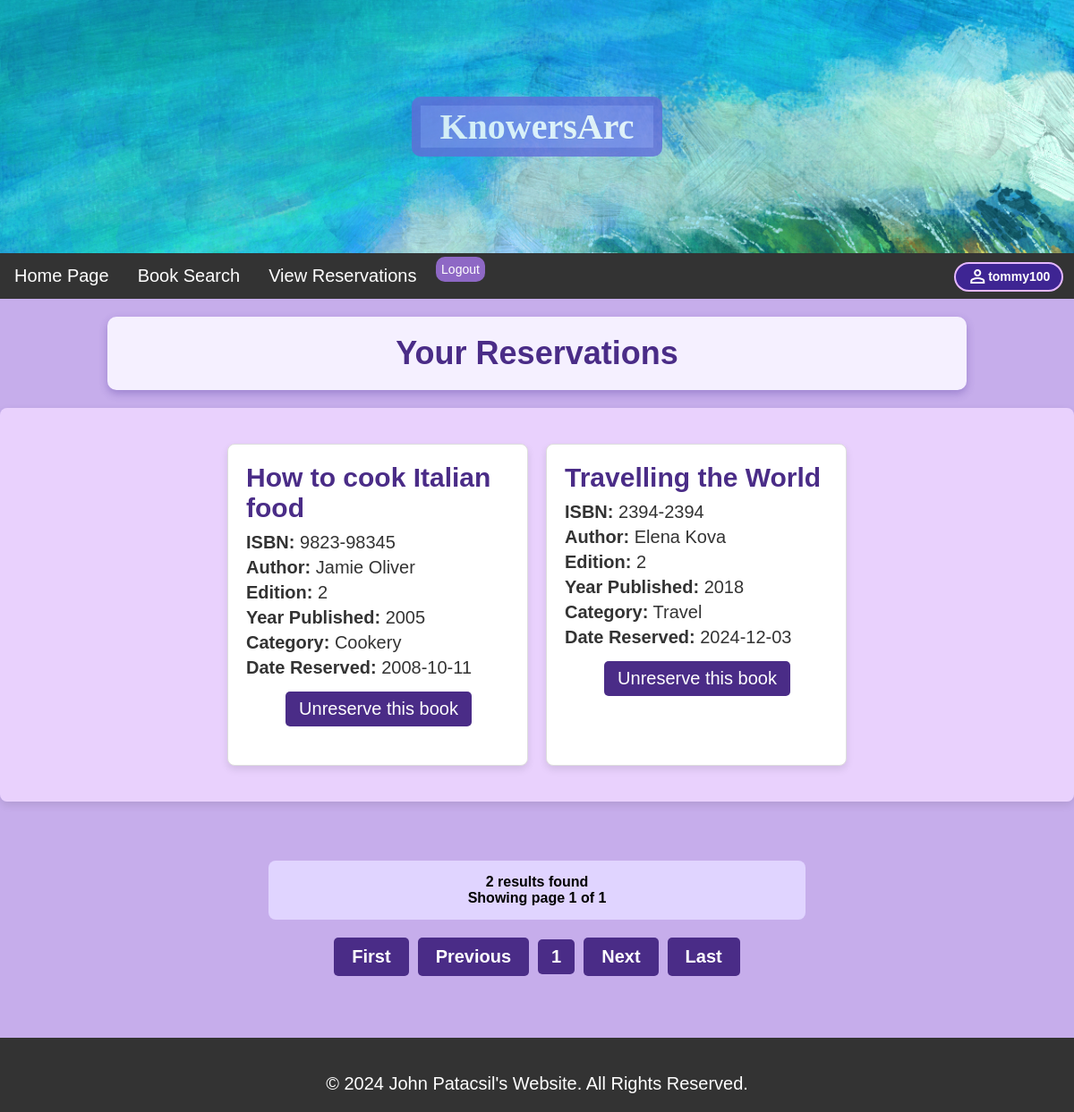
The app's page /reserveview.php (signed in) with its own data.
### tables this page shows
CREATE TABLE IF NOT EXISTS Reservations
(
    ISBN VARCHAR(30),
    Username VARCHAR(30),
    ReservedDate DATE,
   
    CONSTRAINT fk_username
    FOREIGN KEY (Username)
    REFERENCES Users(Username),
   
    CONSTRAINT fk_isbn
    FOREIGN KEY (ISBN)
    REFERENCES Books(ISBN)
);

CREATE TABLE IF NOT EXISTS Books
(
    ISBN VARCHAR(30) PRIMARY KEY,
    BookTitle VARCHAR(30),
    Author VARCHAR(30),
    Edition INT(2),
    YearPublished YEAR,
    Category VARCHAR(3),
    Reserved CHAR(1),
   
    CONSTRAINT fk_category
    FOREIGN KEY (Category)
    REFERENCES Categories(CategoryID)
);

CREATE TABLE IF NOT EXISTS Categories
(
    CategoryID VARCHAR(3) PRIMARY KEY,
    CategoryDescription VARCHAR(30)
);

### includes/unreservepag.inc.php (called while the page is built, shortened)
<?php
if (isset($_SESSION['user_id']))
{
    $start = 0;
    $rows_per_page = 3;
    $username = $_SESSION['user_id'];
    $sql = "SELECT * FROM reservations WHERE Username = '$username'";
    $records = $conn->query($sql);
    if ($records->num_rows == 0)
    {
        $_SESSION['reservations'] = FALSE;
    }
    else
    {
        $nr_of_rows = $records->num_rows;
        $pages = ceil($nr_of_rows / $rows_per_page);
        $small_search = "SELECT * FROM reservations WHERE Username = '$username' LIMIT $start, $rows_per_page";
        $result = $conn->query($small_search);
    }
}

### reserveview.php (the view, shortened to what this page needs)
<?php
require_once "includes/dbh.inc.php";
if (isset($_SESSION['user_id']))
{
    include 'includes/unreservepag.inc.php';
}
?>
<!DOCTYPE html>
<html lang="en">
<head>
    <link rel="stylesheet" href="css/style.css">
</head>
<body>
	<?php include 'includes/header.inc.php'; ?>
	<div class="main-content">
		<div class="content">
			<?php
				echo "<div class='books-title-container'>";
				echo "<h2>Your Reservations</h2>";
				echo "</div>";
				if (isset($_SESSION['user_id']) && $_SESSION['reservations'] === TRUE)
				{
					if ($result->num_rows > 0)
					{
						echo '<div class="book-list-box">';
						echo "<div class='book-container'>";
						while ($row = $result->fetch_assoc())
						{
							$isbn = $row["ISBN"];
							$book_search = "SELECT BookTitle, Author, Edition, YearPublished, Category FROM books WHERE ISBN = '$isbn'";
							$result2 = $conn->query($book_search);
							$book_rows = $result2->fetch_assoc();
							$category = $book_rows["Category"];
							$cat_search = "SELECT CategoryDescription FROM Categories WHERE CategoryID = '$category'";
							$result3 = $conn->query($cat_search);
							$cat_rows = $result3->fetch_assoc();
							echo "<div class='book-box'>";
							echo '<h3 class="book-title">' . $book_rows["BookTitle"] . '</h3>';
							echo "<p><strong>ISBN:</strong> " . $row["ISBN"] . "</p>";
							echo "<p><strong>Author:</strong> " . $book_rows["Author"] . "</p>";
							echo "<p><strong>Edition:</strong> " . $book_rows["Edition"] . "</p>";
							echo "<p><strong>Year Published:</strong> " . $book_rows["YearPublished"] . "</p>";
							echo "<p><strong>Category:</strong> " . $cat_rows["CategoryDescription"] . "</p>";
							echo "<p><strong>Date Reserved:</strong> " . $row["ReservedDate"] . "</p>";
							echo "<form method='POST' style='display:inline;'>";
							echo "<button type='submit' name='unreserve_book' class='reservation-button' value='" . $row["ISBN"] . "'>Unreserve this book</button>";
							echo "</form><br><br>";
							echo "</div>";
						}
						echo "</div>";
						echo "</div>";
					}
				}
				else
				{
					echo '<div class="book-list-box">';
					echo "<h2 class='msg'>You have no reservations at the moment.</h2>";
					echo '</div>';
				}
			?>
			<br><br>
			<?php
			if ($_SESSION['reservations'] === TRUE)
			{
			?>
				</div>
				<div class="page-info">
					<?php
						if (!isset($_GET['page-nr']))
						{
							$page = 1;
						}
						else
						{
							$page = $_GET['page-nr'];
						}
					?>
					<?php echo $nr_of_rows ?> results found <br>
					Showing page <?php echo $page ?> of <?php echo $pages ?>
				</div>
				<div class="pagination">
					<a href="?page-nr=1">First</a>
					<?php
						if (isset($_GET['page-nr']) && $_GET['page-nr'] > 1)
						{
							?>
								<a href="?page-nr= <?php echo $_GET['page-nr'] - 1 ?>" >Previous</a>
							<?php
						}
						else
						{
							?>
								<a>Previous</a>
							<?php
						}
					?>
					<div class="page-numbers">
						<?php
							for($counter = 1; $counter <= $pages; $counter++)
							{
								echo '<a href="?page-nr=' . $counter . '">' . $counter . '</a>';
							}
						?>
					</div>
					<?php
						if (isset($_GET['page-nr']))
						{
							$page = (int)$_GET['page-nr'];
						}
						else
						{
							$page = 1;
						}
						if ($page < $pages)
						{
							echo '<a href="?page-nr=' . ($page + 1) . '">Next</a>';
						}
						else
						{
							echo '<a>Next</a>';
						}
					?>
					<a href="?page-nr=<?php echo $pages ?>">Last</a>
				</div>
			<?php
			}
			?>
		</div>
	<br><br><br>
	<?php include 'includes/footer.inc.php'; ?>
</body>
</html>

### css/style.css (style rules this page uses)
* { margin: 0; padding: 0; box-sizing: border-box; font-size: 20px; }
body { font-family: Arial, Helvetica, sans-serif; margin: 0 auto; min-height: 100vh; background-color: #C6ADEB; }
.books-title-container, .reservations-heading { background-color: #f5f0ff; padding: 20px 30px; border-radius: 10px; box-shadow: 0 4px 10px rgba(62, 37, 147, 0.3); max-width: 80%; margin: 20px auto; text-align: center; font-family: Arial, sans-serif; }
.books-title-container h2 { color: #4a2c87; font-size: 1.8em; font-weight: bold; margin: 0; }
.book-container { display: flex; flex-wrap: wrap; justify-content: center; gap: 20px; padding: 20px; }
.book-list-box { background-color: #edd6ffe7; padding: 20px; border-radius: 8px; box-shadow: 0 4px 10px rgba(0, 0, 0, 0.1); margin: 20px auto; max-width: 1200px; }
.pagination { display: flex; justify-content: center; align-items: center; gap: 10px; margin-top: 20px; }
.pagination a { padding: 10px 20px; background-color: #4a2c87; color: white; text-decoration: none; border-radius: 5px; font-weight: bold; transition: background-color 0.3s ease; }
.page-numbers { display: flex; gap: 5px; }
.page-numbers a { padding: 8px 15px; background-color: #4a2c87; color: white; border-radius: 5px; text-decoration: none; font-weight: bold; }
.page-info { background-color: #e0d4ff; padding: 15px; border-radius: 8px; text-align: center; margin-bottom: 10px; font-size: 16px; font-weight: bold; margin-right: 25%; margin-left: 25%; }
.book-box { background-color: #ffffff; border: 1px solid #ddd; border-radius: 8px; padding: 20px; width: 30%; box-shadow: 0 4px 8px rgba(0, 0, 0, 0.1); transition: transform 0.3s ease, box-shadow 0.3s ease; }
.book-title { font-size: 1.5em; font-weight: bold; color: #4a2c87; margin-bottom: 10px; }
.book-box p { font-size: 1em; color: #333; margin: 5px 0; }
button { padding: 8px 15px; font-size: 1em; border: none; border-radius: 5px; background-color: #4a2c87; color: #fff; cursor: pointer; transition: background-color 0.3s ease; margin-top: 10px; }
.reservation-button { margin-left: 15%; }

### records on screen
reservations: ISBN.BookTitle "How to cook Italian food", ISBN "9823-98345", ISBN.Author "Jamie Oliver", ISBN.Edition "2", ISBN.YearPublished "2005", categories.CategoryDescription "Cookery", ReservedDate "2008-10-11"
reservations: ISBN.BookTitle "Travelling the World", ISBN "2394-2394", ISBN.Author "Elena Kova", ISBN.Edition "2", ISBN.YearPublished "2018", categories.CategoryDescription "Travel", ReservedDate "2024-12-03"

### other values on screen
$_SESSION['user_id'] "tommy100"
$nr_of_rows "2"
$page "1"
$pages "1"
